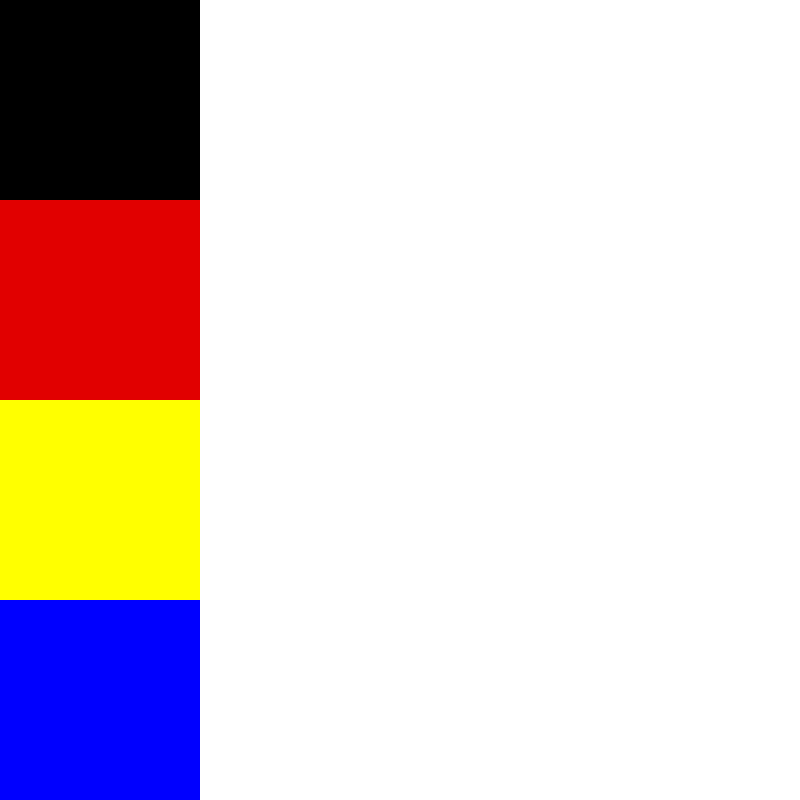
Frame 1 (no input)
Frame 60 (no input): identical to frame 1, image omitted
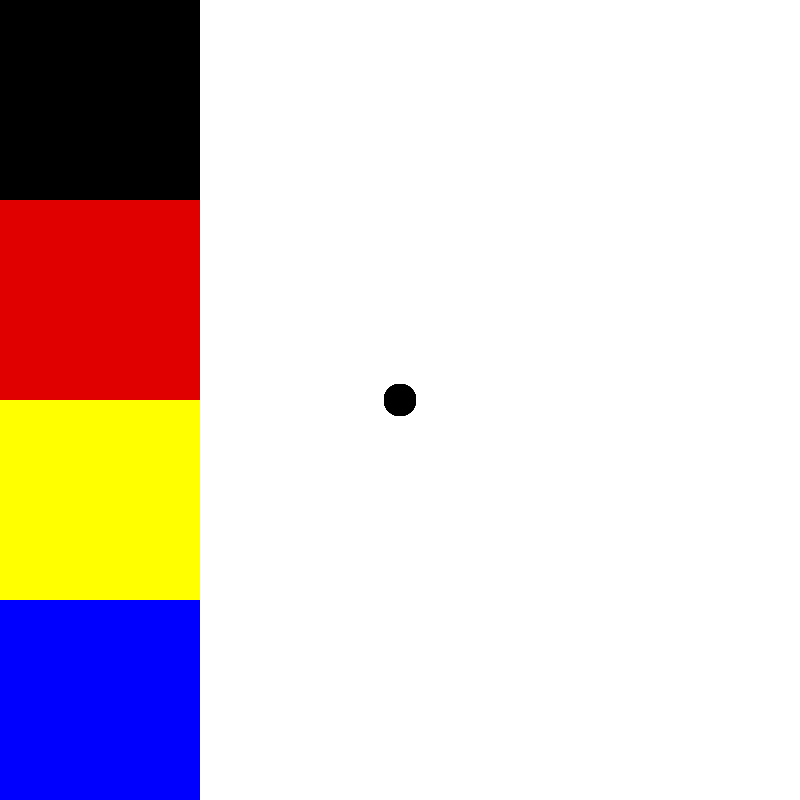
Frame 120 (the mouse pressed at the canvas centre since frame 60)

The p5.js sketch that drew these frames (run headless with seeded random() and noise() and a simulated clock; from frame 60 on, the mouse is pressed at the canvas centre):

// p5.js sketch
// ── sketch.js
let Red;
let Blue;

let button_1 = true;
let button_2;
let button_3;
let button_4;
let c;

function setup() {
    createCanvas(800, 800);
    background(255);
    noStroke();
}

function draw() {
  fill(0, 0, 0);
  rect(0, 0, 200, 200);

  fill(225, 0 , 0);
  rect(0, 200, 200, 200);

  fill(255, 255, 0);
  rect(0, 400, 200, 200);

  fill(0, 0, 255);
  rect(0, 600, 200, 200);

  if (mouseX < width *0.25 && mouseY < height * 0.2) {
      if (mouseIsPressed){
          button_1 = true;
          button_2 = false;
          button_3 = false;
          button_4 = false;
      }
  }else if (mouseX < width * 0.25 && mouseY > height * 0.25 && mouseY < height * 0.5) {
      if (mouseIsPressed) {
          button_1 = false;
          button_2 = true;
          button_3 = false;
          button_4 = false;
      }
  }else if (mouseX < width * 0.25 && mouseY > height * 0.5 && mouseY < height * 0.75) {
    if (mouseIsPressed) {
        button_1 = false;
        button_2 = false;
        button_3 = true;
        button_4 = false;
    }
}else if (mouseX < width * 0.25 && mouseY > height * 0.75 && mouseY < height) {
    if (mouseIsPressed) {
        button_1 = false;
        button_2 = false;
        button_3 = false;
        button_4 = true;
    }
}else {
    if (mouseIsPressed){
        fill(c);
        ellipse(mouseX, mouseY, 32, 32);
    }
}
if (button_1){
    c = color(0, 0, 0);
}else if (button_2){
    c= color(225, 0, 0);
}else if (button_3){
    c = color(255, 255, 0);
}else if (button_4){
    c = color(0, 0, 255);
}
}
